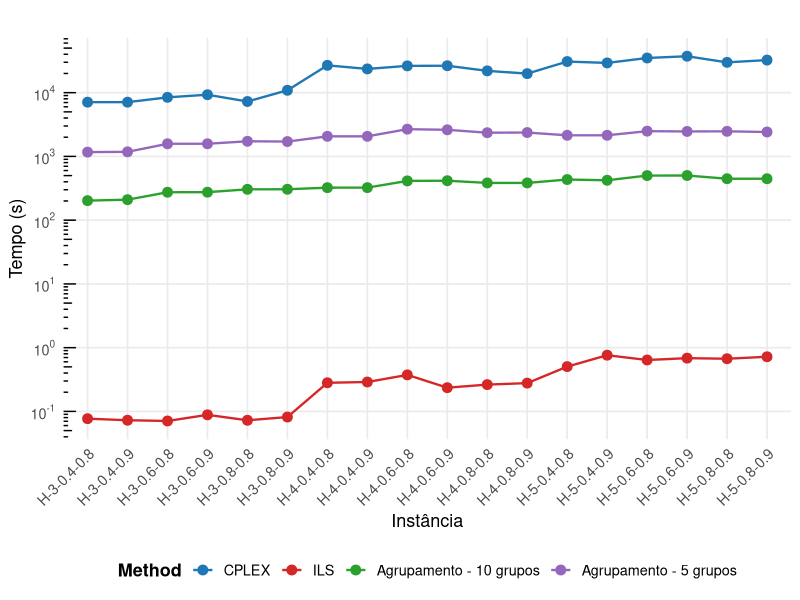

Generate this figure with R:
library(ggplot2)
library(tidyr)

# Dataset completo
df <- data.frame(
  Instancia = c(
    "H-3-0.4-0.8","H-3-0.4-0.9","H-3-0.6-0.8","H-3-0.6-0.9","H-3-0.8-0.8","H-3-0.8-0.9",
    "H-4-0.4-0.8","H-4-0.4-0.9","H-4-0.6-0.8","H-4-0.6-0.9","H-4-0.8-0.8","H-4-0.8-0.9",
    "H-5-0.4-0.8","H-5-0.4-0.9","H-5-0.6-0.8","H-5-0.6-0.9","H-5-0.8-0.8","H-5-0.8-0.9"
  ),
  CPLEX = c(
    7093.89,7091.56,8444.08,9280.93,7267.12,10890.60,
    26824.69,23571.53,26322.50,26442.44,21970.74,19883.53,
    30749.89,29268.07,34973.51,37280.35,29865.81,32434.39
  ),
  ILS = c(
    0.076937,0.072730,0.070800,0.088377,0.072593,0.081587,
    0.281253,0.289327,0.374070,0.235667,0.263333,0.277880,
    0.504403,0.761570,0.640503,0.684477,0.670320,0.719820
  ),
  Agr10 = c(
    202.4448,209.5420,274.2521,274.5977,304.6836,305.2070,
    323.4938,323.8169,412.8127,415.6927,383.7801,383.8831,
    433.6988,422.4146,500.3515,501.5982,446.6656,446.5097
  ),
  Agr5 = c(
    1167.6652,1179.7251,1578.9090,1578.8031,1727.2812,1710.8354,
    2064.2825,2064.0821,2674.6402,2614.3993,2353.6423,2368.1424,
    2142.3405,2143.9595,2488.7548,2463.8191,2473.7410,2415.8050
  )
)

# Transformar para formato longo
df_long <- pivot_longer(
  df,
  cols = c("CPLEX","ILS","Agr10","Agr5"),
  names_to = "Metodo",
  values_to = "Tempo"
)

# Ajustar nomes para legenda (INGLÊS)
df_long$Metodo <- factor(
  df_long$Metodo,
  levels = c("CPLEX","ILS","Agr10","Agr5"),
  labels = c("CPLEX", "ILS", "Agrupamento - 10 grupos", "Agrupamento - 5 grupos")
)

# Breaks nas potências de 10
y_breaks <- 10^(floor(log10(min(df_long$Tempo))) :
                  ceiling(log10(max(df_long$Tempo))))

# Gráfico
ggplot(df_long, aes(x = Instancia, y = Tempo, group = Metodo)) +
  geom_line(aes(color = Metodo), linewidth = 0.8) +
  geom_point(aes(color = Metodo), size = 3) +
  scale_color_manual(values = c(
    "CPLEX" = "#1f77b4",
    "ILS" = "#d62728",
    "Agrupamento - 10 grupos" = "#2ca02c",
    "Agrupamento - 5 grupos" = "#9467bd"
  )) +
  scale_y_log10(
    breaks = y_breaks,
    labels = scales::trans_format("log10", scales::math_format(10^.x))
  ) +
  labs(
    title = "",
    x = "Instância",
    y = "Tempo (s)",
    color = "Method"
  ) +
  annotation_logticks(sides = "l") +
  theme_minimal(base_size = 13) +
  theme(
    axis.text.x = element_text(angle = 45, hjust = 1),
    plot.title = element_text(face = "bold", size = 15, hjust = 0.5),
    legend.title = element_text(face = "bold"),
    legend.position = "bottom",
    panel.grid.minor = element_blank()
  )

